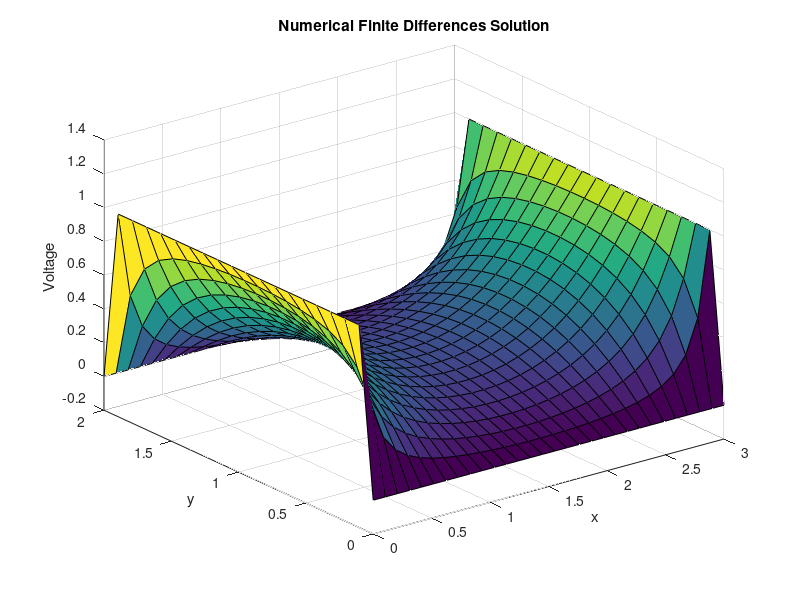
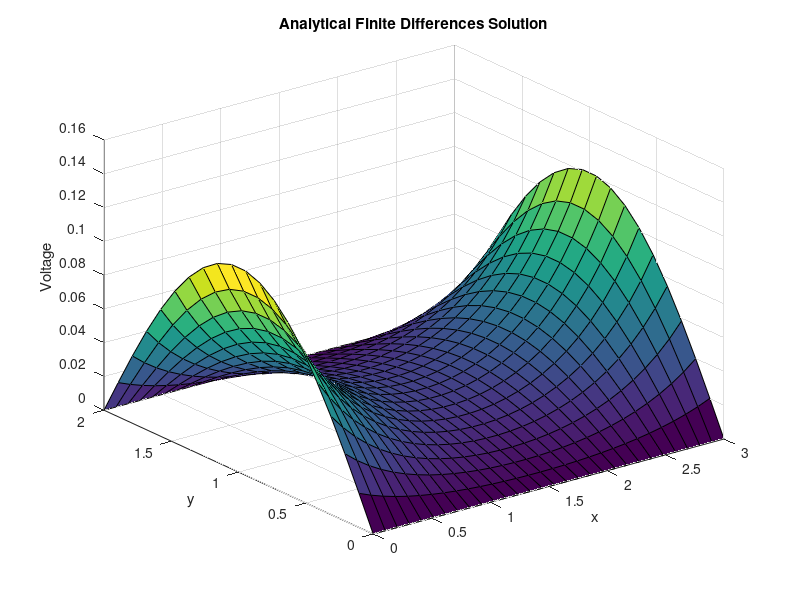

These figures' MATLAB source, in order:
%% Assignmnet 2 Part 1 b) - Andrew Paul 100996250
% The second section of this assignment is similar to the first section but
% different boundary conditions are given to make the solution a bit more
% complex. The same finite differences method is used as in part 1 a), but
% now the boundaries of the y axis are set to have a voltage of zero and
% the boudndaries of the x axis have a voltage of V0.

clear

% Set the length and width of the grid and the voltage V0

L = 3;
W =2;
V0 = 1;

% Spacing and number of points of grid

dx = 0.1;
dy = 0.1;
nx = L/dx;
ny = W/dy;

% Parameters of Laplace equation

p1 = 1/(dx^2);
p2 = 1/(dy^2);
p3 = -2*(1/dx^2 + 1/dy^2);

% Generate "G" Matrix

G = zeros(nx*ny,nx*ny);

for i = 2:nx-1
    for j = 2:ny-1
        n = i + (j-1)*nx;
        nym = i + (j-2)*nx;
        nyp = i + j*nx;
        nxm = (i-1) + (j-1)*nx;
        nxp = (i+1) + (j-1)*nx;
        
        G(n,n) = p3;
        G(n,nxm) = p1;
        G(n,nxp) = p1;
        G(n,nym) = p2;
        G(n,nyp) = p2;
    end
end

% Generate "F" Matrix

F = zeros(nx*ny,1);

for i = 1:nx
    n = i;
    G(n,n) = 1;
    
    n1 = i + (ny-1)*nx;
    G(n1,n1) = 1;
end
    
for j = 1:ny
    n = 1 + (j-1)*nx;
    G(n,n) = 1;
    F(n) = V0;
    
    n1 = nx + (j-1)*nx;
    G(n1,n1) = 1;
    F(n1) = 1;  
end

% Solution for F matrix is zero at all corners

F(1) = 0;
F(1 + (ny-1)*nx) = 0;
F(nx) = 0;
F(nx + (ny-1)*nx) = 0;

% Finding solution and reshaping the transpose

A = G\F;
solution = reshape(A,[],ny)';

xrange = linspace(0,L,nx);
yrange = linspace(0,W,ny);

figure(1)
surf(xrange,yrange,solution)
xlabel('x')
ylabel('y')
zlabel('Voltage')
title('Numerical Finite Differences Solution')

analytic = zeros(ny,nx);
steps = 200;

% Create replicas of x and y axes to generate analytic solution

xnew = repmat(linspace(-L/2,L/2,nx),ny,1);
ynew = repmat(linspace(0,W,ny),nx,1)';

% Loop through analytical series solution in steps of 2

for n = 1:2:steps
    analytic = analytic + 1./n.*cosh(n.*pi.*xnew./W)./cosh(n*pi*L/W).*sin(n.*pi.*ynew./W);
end

analytic = analytic*4*V0/pi;

figure(2)
surf(xrange,yrange,analytic)
xlabel('x')
ylabel('y')
zlabel('Voltage')
title('Analytical Finite Differences Solution')

%% 
% After further analyzing the analytical solution it was found that the
% series seems to converage after the first 5 or 6 iterations and shows
% little change as the series continutes.
%
% It is clear that the analytical solution is much easier to impliment as
% it only requires a few lines of code. The situation used for this
% assignmnet is relatively basic and more complicated solutions would
% require a much more complex series solution in order to accomodate
% different boundary conditions.
%
% As for the mesh size, the mesh used in the plots shown are for a dx and
% dy value of 0.1 but when a larger dx and dy value were used it was found
% that the error was much greater. The error was determined by taking an
% average of the difference between the numerical and analytical solutions
% for the total number of itterations.
%
% To conclude, the anayltical solution is a good option for simple cases
% but the numerical solution will be more accurate and potentially easier
% to impliment when facing complicated systems.

        